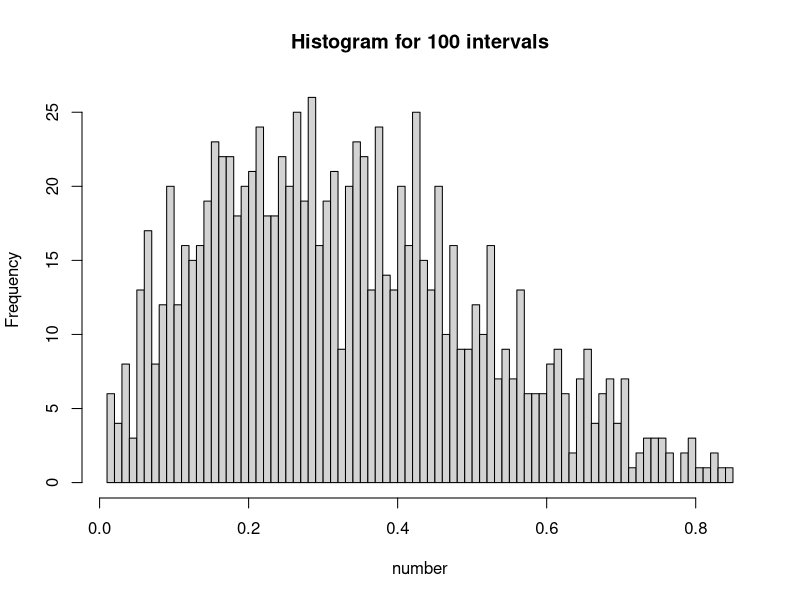

Write R code to recreate this figure.
func<-function(x,a,m)
{
	c=2.109375;
	x=(((a%%m)*(x%%m))%%m);
	u=(x/m);
	n=0;
	p=0;
	q=1;
	r=0;
	number<-array(0:0,dim=c(1000))
	while(n<1000)
	{
		x=(((a%%m)*(x%%m))%%m);
		v=(x/m);
		if(v<=((20*u*((1-u)**3))/(2.109375)))
		{
			n=n+1;
			if(n==0)
			{
				r=u;
				p=u;
				q=u;
			}
			if(n>0)
			{
				if(u>p)
					p=u;
				if(u<q)
					q=u;
				r=(r*(n/(n+1)))+(u/(n+1));
			}
			#if(u==0)
			#	cat("Hi\n");
			number[n]=u;
		}
		x=(((a%%m)*(x%%m))%%m);
		u=(x/m);
		#cat(v,"\t\t\t",n,"\t\t\t",u,"\n");
		
	}
	cat("min=\t",q,"\nmax=\t",p,"\nmean=\t",r,"\n")
	hist(number,100,main=paste("Histogram for 100 intervals"));
}
x=113;
a=10301;
m=(2**31)-1;
func(x,a,m);
